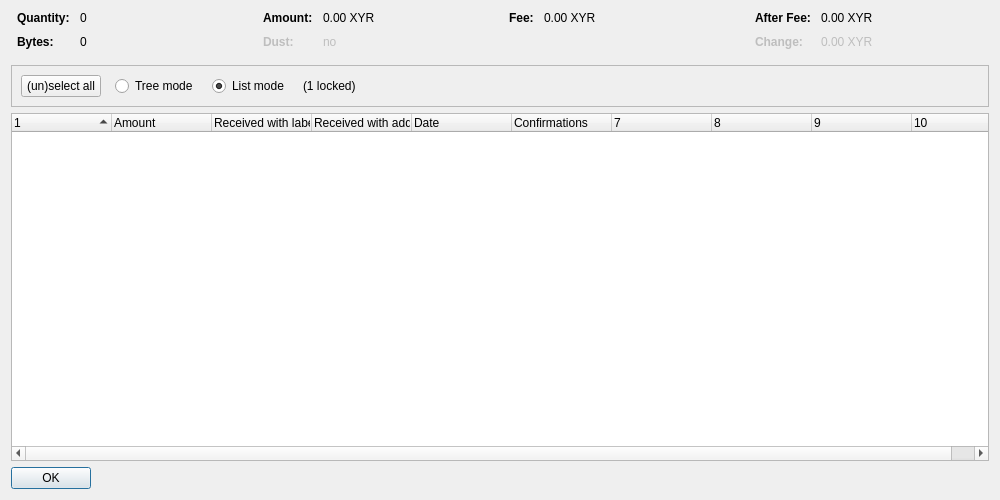
<?xml version="1.0" encoding="UTF-8"?>
<ui version="4.0">
 <class>CoinControlDialog</class>
 <widget class="QDialog" name="CoinControlDialog">
  <property name="geometry">
   <rect>
    <x>0</x>
    <y>0</y>
    <width>1000</width>
    <height>500</height>
   </rect>
  </property>
  <property name="windowTitle">
   <string>Coin Selection</string>
  </property>
  <layout class="QVBoxLayout" name="verticalLayout">
   <item>
    <layout class="QHBoxLayout" name="horizontalLayoutTop" stretch="0,0,0,0">
     <property name="topMargin">
      <number>0</number>
     </property>
     <property name="bottomMargin">
      <number>10</number>
     </property>
     <item>
      <layout class="QFormLayout" name="formLayoutCoinControl1">
       <property name="horizontalSpacing">
        <number>10</number>
       </property>
       <property name="verticalSpacing">
        <number>10</number>
       </property>
       <property name="leftMargin">
        <number>6</number>
       </property>
       <property name="rightMargin">
        <number>6</number>
       </property>
       <item row="0" column="0">
        <widget class="QLabel" name="labelCoinControlQuantityText">
         <property name="font">
          <font>
           <weight>75</weight>
           <bold>true</bold>
          </font>
         </property>
         <property name="text">
          <string>Quantity:</string>
         </property>
        </widget>
       </item>
       <item row="0" column="1">
        <widget class="QLabel" name="labelCoinControlQuantity">
         <property name="cursor">
          <cursorShape>IBeamCursor</cursorShape>
         </property>
         <property name="contextMenuPolicy">
          <enum>Qt::ActionsContextMenu</enum>
         </property>
         <property name="text">
          <string notr="true">0</string>
         </property>
         <property name="textInteractionFlags">
          <set>Qt::LinksAccessibleByMouse|Qt::TextSelectableByKeyboard|Qt::TextSelectableByMouse</set>
         </property>
        </widget>
       </item>
       <item row="1" column="0">
        <widget class="QLabel" name="labelCoinControlBytesText">
         <property name="font">
          <font>
           <weight>75</weight>
           <bold>true</bold>
          </font>
         </property>
         <property name="text">
          <string>Bytes:</string>
         </property>
        </widget>
       </item>
       <item row="1" column="1">
        <widget class="QLabel" name="labelCoinControlBytes">
         <property name="cursor">
          <cursorShape>IBeamCursor</cursorShape>
         </property>
         <property name="contextMenuPolicy">
          <enum>Qt::ActionsContextMenu</enum>
         </property>
         <property name="text">
          <string notr="true">0</string>
         </property>
         <property name="textInteractionFlags">
          <set>Qt::LinksAccessibleByMouse|Qt::TextSelectableByKeyboard|Qt::TextSelectableByMouse</set>
         </property>
        </widget>
       </item>
      </layout>
     </item>
     <item>
      <layout class="QFormLayout" name="formLayoutCoinControl2">
       <property name="horizontalSpacing">
        <number>10</number>
       </property>
       <property name="verticalSpacing">
        <number>10</number>
       </property>
       <property name="leftMargin">
        <number>6</number>
       </property>
       <property name="rightMargin">
        <number>6</number>
       </property>
       <item row="0" column="0">
        <widget class="QLabel" name="labelCoinControlAmountText">
         <property name="font">
          <font>
           <weight>75</weight>
           <bold>true</bold>
          </font>
         </property>
         <property name="text">
          <string>Amount:</string>
         </property>
        </widget>
       </item>
       <item row="0" column="1">
        <widget class="QLabel" name="labelCoinControlAmount">
         <property name="cursor">
          <cursorShape>IBeamCursor</cursorShape>
         </property>
         <property name="contextMenuPolicy">
          <enum>Qt::ActionsContextMenu</enum>
         </property>
         <property name="text">
          <string notr="true">0.00 XYR</string>
         </property>
         <property name="textInteractionFlags">
          <set>Qt::LinksAccessibleByMouse|Qt::TextSelectableByKeyboard|Qt::TextSelectableByMouse</set>
         </property>
        </widget>
       </item>
       <item row="1" column="0">
        <widget class="QLabel" name="labelCoinControlLowOutputText">
         <property name="enabled">
          <bool>false</bool>
         </property>
         <property name="font">
          <font>
           <weight>75</weight>
           <bold>true</bold>
          </font>
         </property>
         <property name="text">
          <string>Dust:</string>
         </property>
        </widget>
       </item>
       <item row="1" column="1">
        <widget class="QLabel" name="labelCoinControlLowOutput">
         <property name="enabled">
          <bool>false</bool>
         </property>
         <property name="cursor">
          <cursorShape>IBeamCursor</cursorShape>
         </property>
         <property name="contextMenuPolicy">
          <enum>Qt::ActionsContextMenu</enum>
         </property>
         <property name="text">
          <string notr="true">no</string>
         </property>
         <property name="textInteractionFlags">
          <set>Qt::LinksAccessibleByMouse|Qt::TextSelectableByKeyboard|Qt::TextSelectableByMouse</set>
         </property>
        </widget>
       </item>
      </layout>
     </item>
     <item>
      <layout class="QFormLayout" name="formLayoutCoinControl3">
       <property name="horizontalSpacing">
        <number>10</number>
       </property>
       <property name="verticalSpacing">
        <number>10</number>
       </property>
       <property name="leftMargin">
        <number>6</number>
       </property>
       <property name="rightMargin">
        <number>6</number>
       </property>
       <item row="0" column="0">
        <widget class="QLabel" name="labelCoinControlFeeText">
         <property name="font">
          <font>
           <weight>75</weight>
           <bold>true</bold>
          </font>
         </property>
         <property name="text">
          <string>Fee:</string>
         </property>
        </widget>
       </item>
       <item row="0" column="1">
        <widget class="QLabel" name="labelCoinControlFee">
         <property name="cursor">
          <cursorShape>IBeamCursor</cursorShape>
         </property>
         <property name="contextMenuPolicy">
          <enum>Qt::ActionsContextMenu</enum>
         </property>
         <property name="text">
          <string notr="true">0.00 XYR</string>
         </property>
         <property name="textInteractionFlags">
          <set>Qt::LinksAccessibleByMouse|Qt::TextSelectableByKeyboard|Qt::TextSelectableByMouse</set>
         </property>
        </widget>
       </item>
      </layout>
     </item>
     <item>
      <layout class="QFormLayout" name="formLayoutCoinControl4">
       <property name="horizontalSpacing">
        <number>10</number>
       </property>
       <property name="verticalSpacing">
        <number>10</number>
       </property>
       <property name="leftMargin">
        <number>6</number>
       </property>
       <property name="rightMargin">
        <number>6</number>
       </property>
       <item row="0" column="0">
        <widget class="QLabel" name="labelCoinControlAfterFeeText">
         <property name="font">
          <font>
           <weight>75</weight>
           <bold>true</bold>
          </font>
         </property>
         <property name="text">
          <string>After Fee:</string>
         </property>
        </widget>
       </item>
       <item row="0" column="1">
        <widget class="QLabel" name="labelCoinControlAfterFee">
         <property name="cursor">
          <cursorShape>IBeamCursor</cursorShape>
         </property>
         <property name="contextMenuPolicy">
          <enum>Qt::ActionsContextMenu</enum>
         </property>
         <property name="text">
          <string notr="true">0.00 XYR</string>
         </property>
         <property name="textInteractionFlags">
          <set>Qt::LinksAccessibleByMouse|Qt::TextSelectableByKeyboard|Qt::TextSelectableByMouse</set>
         </property>
        </widget>
       </item>
       <item row="1" column="0">
        <widget class="QLabel" name="labelCoinControlChangeText">
         <property name="enabled">
          <bool>false</bool>
         </property>
         <property name="font">
          <font>
           <weight>75</weight>
           <bold>true</bold>
          </font>
         </property>
         <property name="text">
          <string>Change:</string>
         </property>
        </widget>
       </item>
       <item row="1" column="1">
        <widget class="QLabel" name="labelCoinControlChange">
         <property name="enabled">
          <bool>false</bool>
         </property>
         <property name="cursor">
          <cursorShape>IBeamCursor</cursorShape>
         </property>
         <property name="contextMenuPolicy">
          <enum>Qt::ActionsContextMenu</enum>
         </property>
         <property name="text">
          <string notr="true">0.00 XYR</string>
         </property>
         <property name="textInteractionFlags">
          <set>Qt::LinksAccessibleByMouse|Qt::TextSelectableByKeyboard|Qt::TextSelectableByMouse</set>
         </property>
        </widget>
       </item>
      </layout>
     </item>
    </layout>
   </item>
   <item>
    <widget class="QFrame" name="frame">
     <property name="minimumSize">
      <size>
       <width>0</width>
       <height>40</height>
      </size>
     </property>
     <property name="frameShape">
      <enum>QFrame::StyledPanel</enum>
     </property>
     <property name="frameShadow">
      <enum>QFrame::Sunken</enum>
     </property>
     <layout class="QHBoxLayout" name="horizontalLayout">
      <item>
       <layout class="QHBoxLayout" name="horizontalLayoutPanel" stretch="0,0,0,0,0">
        <property name="spacing">
         <number>14</number>
        </property>
        <item>
         <widget class="QPushButton" name="pushButtonSelectAll">
          <property name="sizePolicy">
           <sizepolicy hsizetype="Maximum" vsizetype="Fixed">
            <horstretch>0</horstretch>
            <verstretch>0</verstretch>
           </sizepolicy>
          </property>
          <property name="text">
           <string>(un)select all</string>
          </property>
          <property name="autoDefault">
           <bool>false</bool>
          </property>
         </widget>
        </item>
        <item>
         <widget class="QRadioButton" name="radioTreeMode">
          <property name="sizePolicy">
           <sizepolicy hsizetype="Maximum" vsizetype="Fixed">
            <horstretch>0</horstretch>
            <verstretch>0</verstretch>
           </sizepolicy>
          </property>
          <property name="text">
           <string>Tree mode</string>
          </property>
         </widget>
        </item>
        <item>
         <widget class="QRadioButton" name="radioListMode">
          <property name="sizePolicy">
           <sizepolicy hsizetype="Maximum" vsizetype="Fixed">
            <horstretch>0</horstretch>
            <verstretch>0</verstretch>
           </sizepolicy>
          </property>
          <property name="text">
           <string>List mode</string>
          </property>
          <property name="checked">
           <bool>true</bool>
          </property>
         </widget>
        </item>
        <item>
         <widget class="QLabel" name="labelLocked">
          <property name="text">
           <string notr="true">(1 locked)</string>
          </property>
         </widget>
        </item>
        <item>
         <spacer name="horizontalSpacer">
          <property name="orientation">
           <enum>Qt::Horizontal</enum>
          </property>
          <property name="sizeHint" stdset="0">
           <size>
            <width>40</width>
            <height>20</height>
           </size>
          </property>
         </spacer>
        </item>
       </layout>
      </item>
     </layout>
    </widget>
   </item>
   <item>
    <widget class="CoinControlTreeWidget" name="treeWidget">
     <property name="contextMenuPolicy">
      <enum>Qt::CustomContextMenu</enum>
     </property>
     <property name="sortingEnabled">
      <bool>false</bool>
     </property>
     <property name="columnCount">
      <number>10</number>
     </property>
     <attribute name="headerShowSortIndicator" stdset="0">
      <bool>true</bool>
     </attribute>
     <attribute name="headerStretchLastSection">
      <bool>false</bool>
     </attribute>
     <column>
      <property name="text">
       <string/>
      </property>
     </column>
     <column>
      <property name="text">
       <string>Amount</string>
      </property>
     </column>
     <column>
      <property name="text">
       <string>Received with label</string>
      </property>
     </column>
     <column>
      <property name="text">
       <string>Received with address</string>
      </property>
     </column>
     <column>
      <property name="text">
       <string>Date</string>
      </property>
     </column>
     <column>
      <property name="text">
       <string>Confirmations</string>
      </property>
      <property name="toolTip">
       <string>Confirmed</string>
      </property>
     </column>
     <column>
      <property name="text">
       <string/>
      </property>
     </column>
     <column>
      <property name="text">
       <string/>
      </property>
     </column>
     <column>
      <property name="text">
       <string/>
      </property>
     </column>
     <column>
      <property name="text">
       <string/>
      </property>
     </column>
    </widget>
   </item>
   <item>
    <widget class="QDialogButtonBox" name="buttonBox">
     <property name="sizePolicy">
      <sizepolicy hsizetype="Maximum" vsizetype="Fixed">
       <horstretch>0</horstretch>
       <verstretch>0</verstretch>
      </sizepolicy>
     </property>
     <property name="orientation">
      <enum>Qt::Horizontal</enum>
     </property>
     <property name="standardButtons">
      <set>QDialogButtonBox::Ok</set>
     </property>
    </widget>
   </item>
  </layout>
 </widget>
 <customwidgets>
  <customwidget>
   <class>CoinControlTreeWidget</class>
   <extends>QTreeWidget</extends>
   <header>coincontroltreewidget.h</header>
  </customwidget>
 </customwidgets>
 <resources/>
 <connections/>
</ui>
